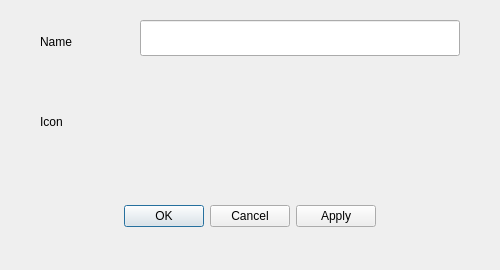
<?xml version="1.0" encoding="UTF-8"?>
<ui version="4.0">
 <class>ApplicationMenuSettingsDialog</class>
 <widget class="QDialog" name="ApplicationMenuSettingsDialog">
  <property name="geometry">
   <rect>
    <x>0</x>
    <y>0</y>
    <width>500</width>
    <height>270</height>
   </rect>
  </property>
  <property name="windowTitle">
   <string>Application Menu Settings</string>
  </property>
  <widget class="QDialogButtonBox" name="buttonBox">
   <property name="geometry">
    <rect>
     <x>40</x>
     <y>200</y>
     <width>420</width>
     <height>32</height>
    </rect>
   </property>
   <property name="orientation">
    <enum>Qt::Horizontal</enum>
   </property>
   <property name="standardButtons">
    <set>QDialogButtonBox::Apply|QDialogButtonBox::Cancel|QDialogButtonBox::Ok</set>
   </property>
   <property name="centerButtons">
    <bool>true</bool>
   </property>
  </widget>
  <widget class="QLabel" name="nameLabel">
   <property name="geometry">
    <rect>
     <x>40</x>
     <y>30</y>
     <width>70</width>
     <height>23</height>
    </rect>
   </property>
   <property name="text">
    <string>Name</string>
   </property>
  </widget>
  <widget class="QLineEdit" name="name">
   <property name="geometry">
    <rect>
     <x>140</x>
     <y>20</y>
     <width>320</width>
     <height>36</height>
    </rect>
   </property>
  </widget>
  <widget class="QLabel" name="iconLabel">
   <property name="geometry">
    <rect>
     <x>40</x>
     <y>110</y>
     <width>72</width>
     <height>23</height>
    </rect>
   </property>
   <property name="text">
    <string>Icon</string>
   </property>
  </widget>
 </widget>
 <resources/>
 <connections>
  <connection>
   <sender>buttonBox</sender>
   <signal>accepted()</signal>
   <receiver>ApplicationMenuSettingsDialog</receiver>
   <slot>accept()</slot>
   <hints>
    <hint type="sourcelabel">
     <x>248</x>
     <y>254</y>
    </hint>
    <hint type="destinationlabel">
     <x>157</x>
     <y>274</y>
    </hint>
   </hints>
  </connection>
  <connection>
   <sender>buttonBox</sender>
   <signal>rejected()</signal>
   <receiver>ApplicationMenuSettingsDialog</receiver>
   <slot>reject()</slot>
   <hints>
    <hint type="sourcelabel">
     <x>316</x>
     <y>260</y>
    </hint>
    <hint type="destinationlabel">
     <x>286</x>
     <y>274</y>
    </hint>
   </hints>
  </connection>
 </connections>
</ui>
